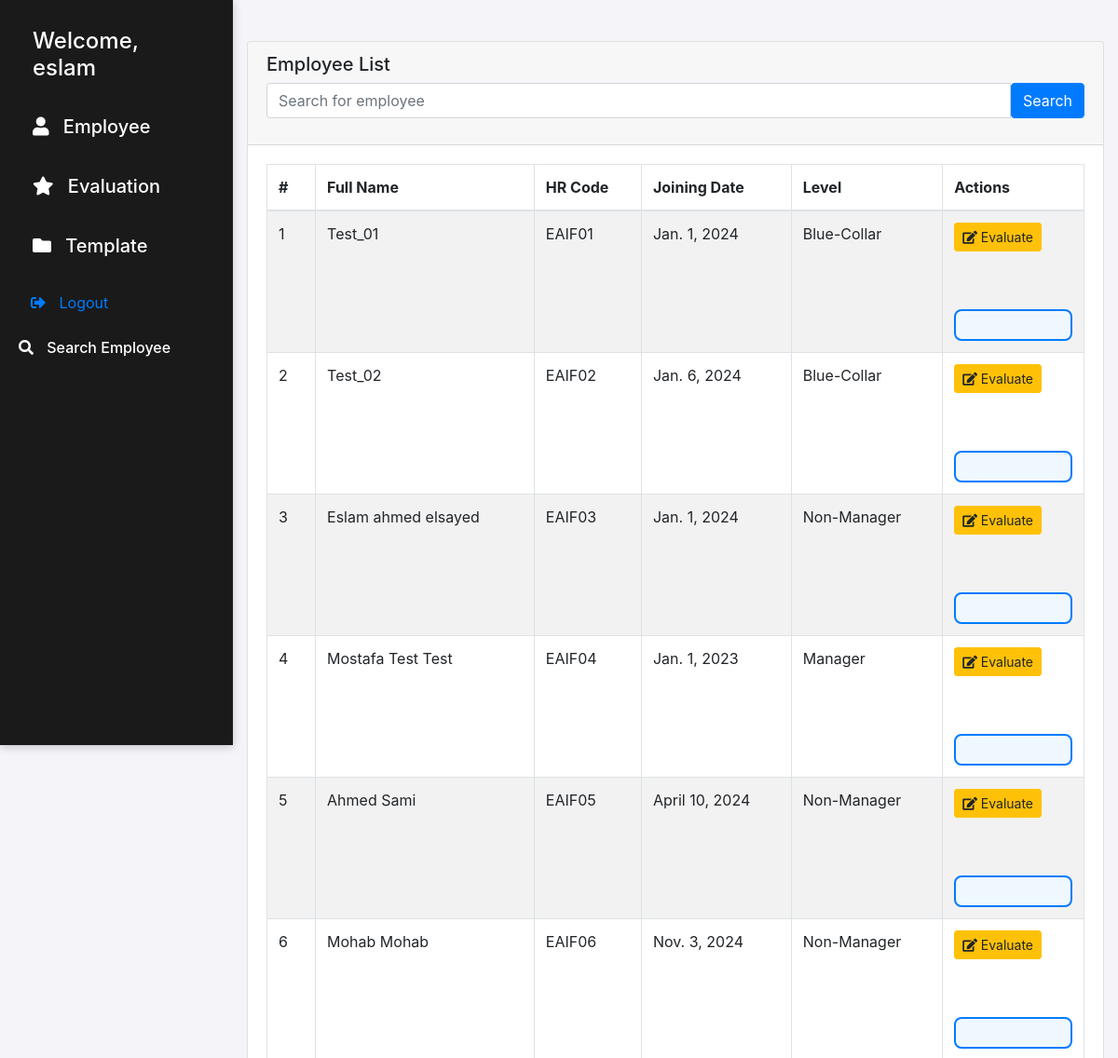
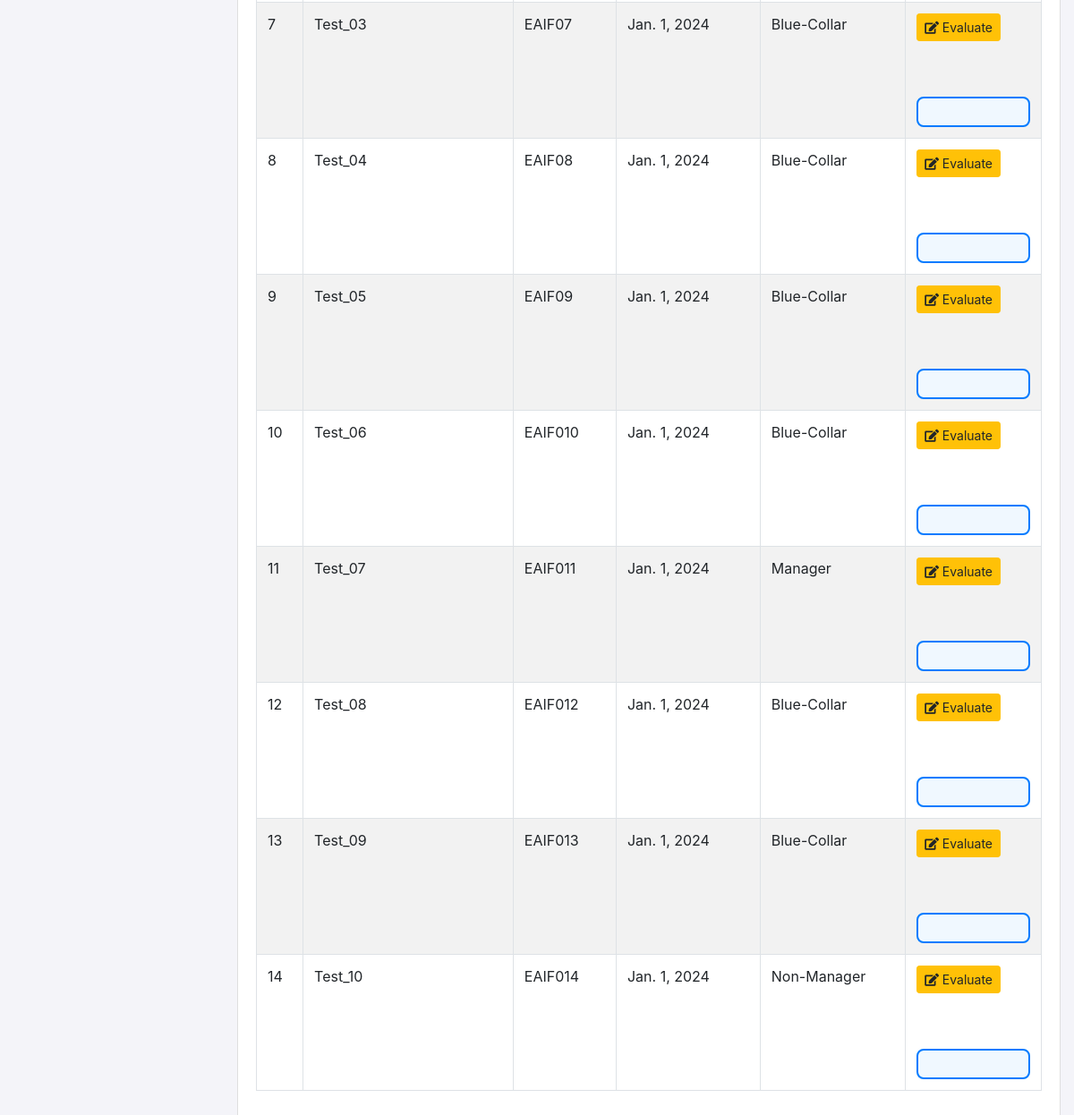
/employees/ (signed in), run on an earlier commit of the app's database (2 pictures, top to bottom).
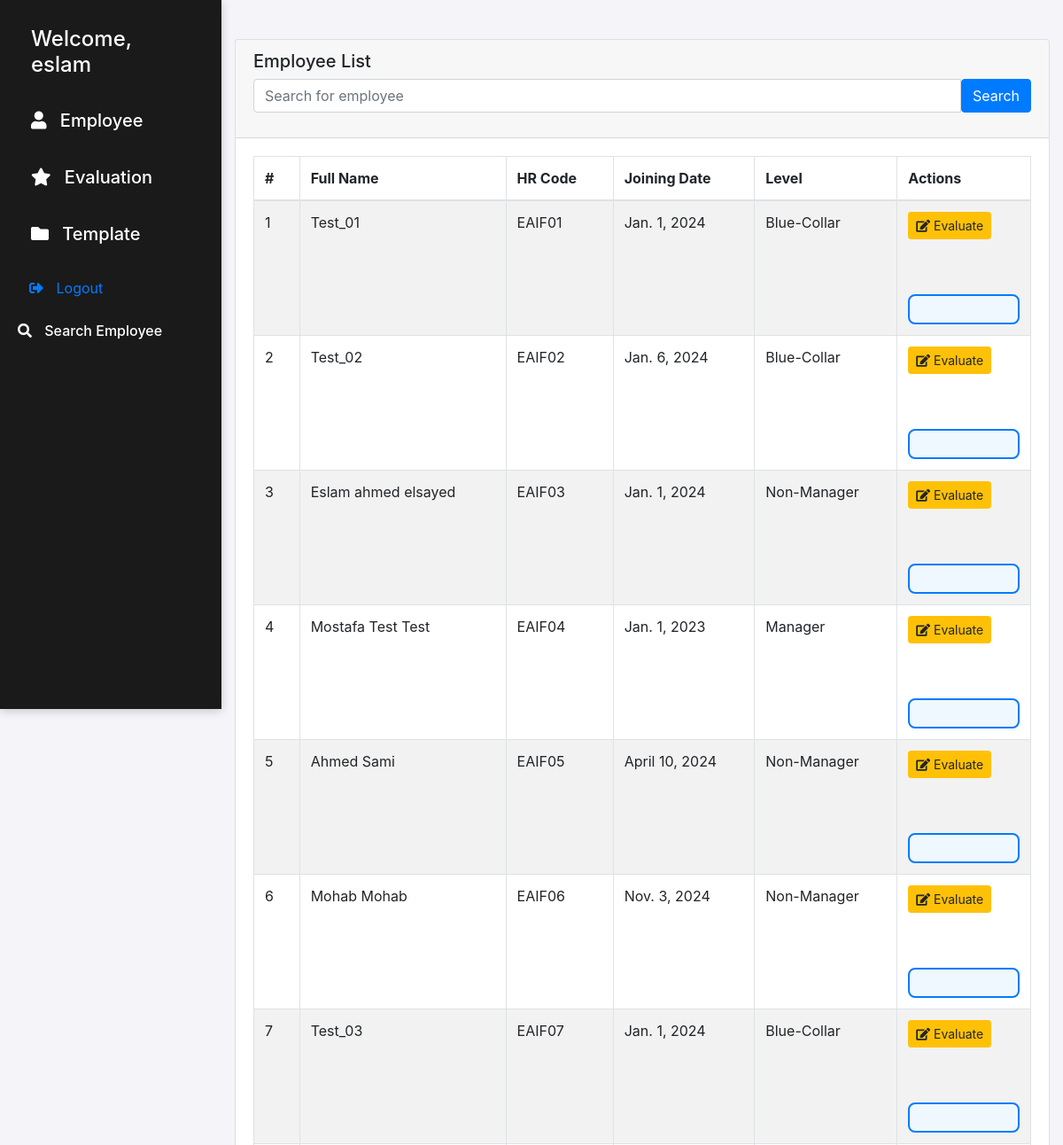
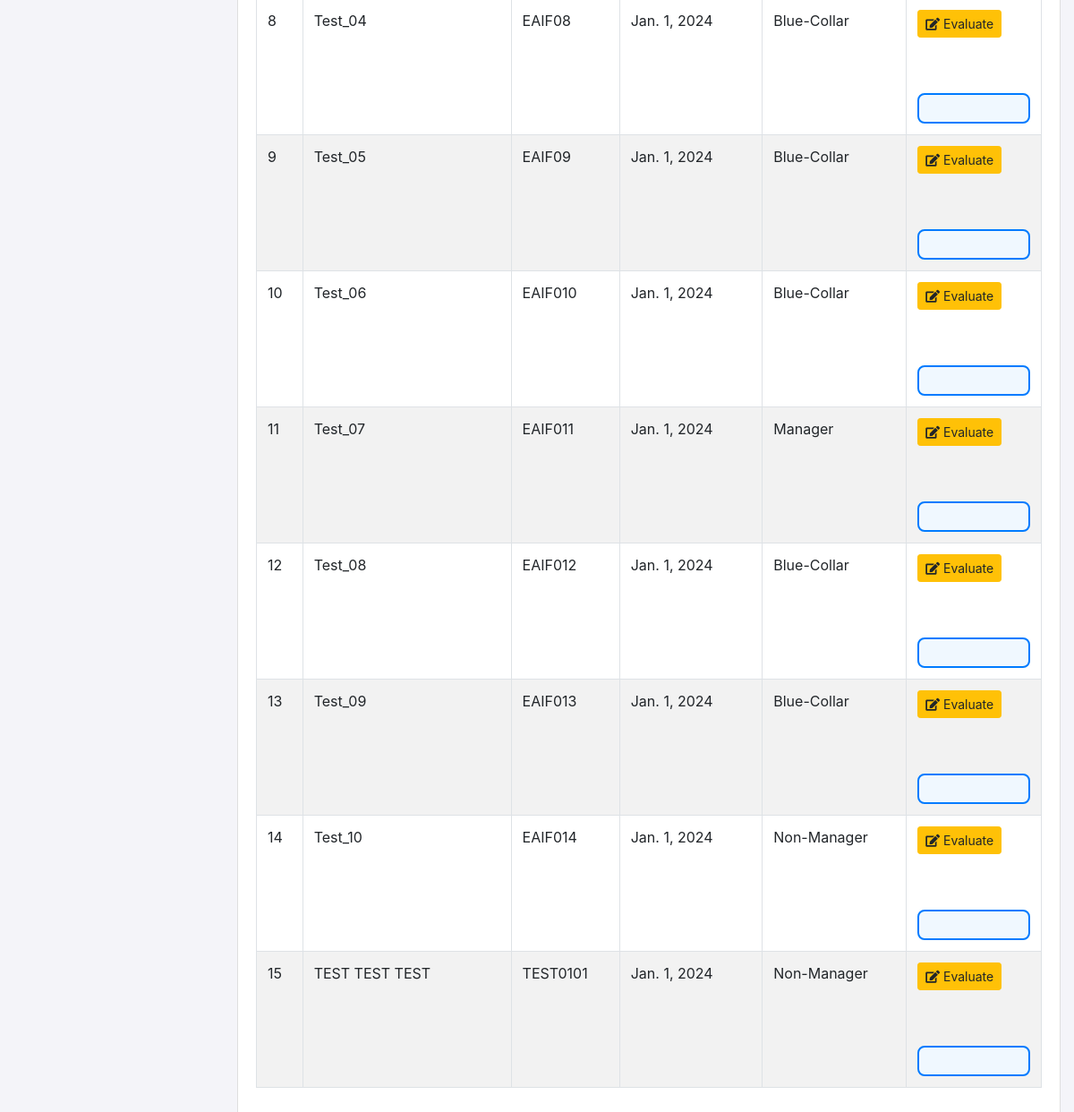
And on a later commit of the database (2 pictures, top to bottom).
### pms/models.py (models this page shows, shortened)
class Employee(models.Model):
    full_name = models.CharField(max_length=500)
    hr_code = models.CharField(max_length=50)
    joining_date = models.DateField()
    level = models.ForeignKey(Level, on_delete=models.CASCADE)

class Level(models.Model):
    name  = models.CharField(max_length=50)

### pms/views.py (the view)
# urls.py: path('employees/', employee_list, name='list_employees'),
@login_required
def employee_list(request):
    if not request.user.is_staff:
        evaluation = Evaluation.objects.filter(status='running').first()
        if not evaluation:
            return render(request, 'pms/list_employees.html', {
                'message': 'No active evaluation found.'
            })
        employees = Employee.objects.filter(level=evaluation.level)
    else:
        employees = Employee.objects.all()
        evaluation = Evaluation.objects.filter(status='running').first()
    final_scores_dict = {}
    if evaluation:
        final_scores = FinalScore.objects.filter(evaluation=evaluation)
        for score in final_scores:
            final_scores_dict[score.employee] = {
                'final_score': score.final_score,
                'score': score.score
            }
    search_query = request.GET.get('search', '')
    if search_query:
        employees = employees.filter(hr_code__icontains=search_query)
    return render(request, 'pms/list_employees.html', {
        'employees': employees,
        'evaluation': evaluation,
        'final_scores_dict': final_scores_dict,
        'search_query': search_query
    })

### templates/pms/list_employees.html (shortened to what this page needs)
{% extends 'pms/base.html' %}
{% load custom_filters %}
{% block body %}
<div class="container mt-4">
    <div class="card">
        <div class="card-header">
            <h5>Employee List</h5>
            <form method="get" action="{% url 'list_employees' %}" class="mb-3">
                <div class="input-group">
                    <input type="text" class="form-control" name="search" placeholder="Search for employee" value="{{ request.GET.search }}">
                    <button class="btn btn-primary" type="submit">Search</button>
                </div>
            </form>
        </div>
        <div class="card-body">
            <table class="table table-striped table-bordered">
                <thead>
                    <tr>
                        <th>#</th>
                        <th>Full Name</th>
                        <th>HR Code</th>
                        <th>Joining Date</th>
                        <th>Level</th>
                        <th>Actions</th>
                    </tr>
                </thead>
                <tbody>
                    {% for employee in employees %}
                        <tr>
                            <td>{{ forloop.counter }}</td>
                            <td>{{ employee.full_name }}</td>
                            <td>{{ employee.hr_code }}</td>
                            <td>{{ employee.joining_date }}</td>
                            <td>{{ employee.level.name }}</td>
                            <td>
                                {% if evaluation.status == 'running' %}
                                    <a href="{% url 'evo-copy' employee.id %}" class="btn btn-warning btn-sm">
                                        <i class="fas fa-edit"></i> Evaluate
                                    </a>
                                {% endif %}
                                <div class="mt-1 "
                                     hx-get="{% url 'get-employee-score' employee.id %}"
                                     hx-trigger="load"
                                     hx-swap="innerHTML"
                                     hx-indicator="#score-loading-{{ employee.id }}">
                                    <div id="score-display-{{ employee.id }}" class="score-display">
                                    </div>
                                </div>
                            </td>
                        </tr>
                    {% empty %}
                        <tr>
                            <td colspan="6" class="text-center">No employees found.</td>
                        </tr>
                    {% endfor %}
                </tbody>
            </table>
        </div>
    </div>
</div>
{% endblock %}

What changed in the data, as far as the page shows it:
added Employee: full_name "TEST TEST TEST", hr_code "TEST0101", joining_date "Jan. 1, 2024", level.name "Non-Manager"
